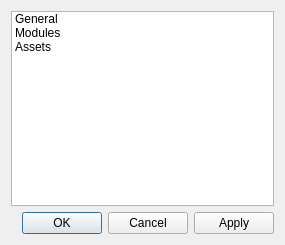
<?xml version="1.0" encoding="UTF-8"?>
<ui version="4.0">
 <class>PModulesSettingsDialog</class>
 <widget class="QDialog" name="PModulesSettingsDialog">
  <property name="geometry">
   <rect>
    <x>0</x>
    <y>0</y>
    <width>285</width>
    <height>245</height>
   </rect>
  </property>
  <property name="windowTitle">
   <string>Settings</string>
  </property>
  <layout class="QVBoxLayout" name="verticalLayout">
   <item>
    <layout class="QHBoxLayout" name="horizontalLayout">
     <property name="sizeConstraint">
      <enum>QLayout::SetMinimumSize</enum>
     </property>
     <item>
      <widget class="QListWidget" name="ItemListWidget">
       <property name="sizePolicy">
        <sizepolicy hsizetype="MinimumExpanding" vsizetype="MinimumExpanding">
         <horstretch>0</horstretch>
         <verstretch>0</verstretch>
        </sizepolicy>
       </property>
       <property name="iconSize">
        <size>
         <width>32</width>
         <height>32</height>
        </size>
       </property>
       <item>
        <property name="text">
         <string>General</string>
        </property>
        <property name="icon">
         <iconset resource="../../playground.qrc">
          <normaloff>:/images/preferences-system.png</normaloff>:/images/preferences-system.png</iconset>
        </property>
       </item>
       <item>
        <property name="text">
         <string>Modules</string>
        </property>
        <property name="icon">
         <iconset resource="../../playground.qrc">
          <normaloff>:/images/modules.png</normaloff>:/images/modules.png</iconset>
        </property>
       </item>
       <item>
        <property name="text">
         <string>Assets</string>
        </property>
        <property name="icon">
         <iconset resource="../../playground.qrc">
          <normaloff>:/images/document-open-folder.png</normaloff>:/images/document-open-folder.png</iconset>
        </property>
       </item>
      </widget>
     </item>
    </layout>
   </item>
   <item>
    <widget class="QDialogButtonBox" name="buttonBox">
     <property name="orientation">
      <enum>Qt::Horizontal</enum>
     </property>
     <property name="standardButtons">
      <set>QDialogButtonBox::Apply|QDialogButtonBox::Cancel|QDialogButtonBox::Ok</set>
     </property>
    </widget>
   </item>
  </layout>
 </widget>
 <resources>
  <include location="../../playground.qrc"/>
 </resources>
 <connections>
  <connection>
   <sender>buttonBox</sender>
   <signal>accepted()</signal>
   <receiver>PModulesSettingsDialog</receiver>
   <slot>accept()</slot>
   <hints>
    <hint type="sourcelabel">
     <x>248</x>
     <y>254</y>
    </hint>
    <hint type="destinationlabel">
     <x>157</x>
     <y>274</y>
    </hint>
   </hints>
  </connection>
  <connection>
   <sender>buttonBox</sender>
   <signal>rejected()</signal>
   <receiver>PModulesSettingsDialog</receiver>
   <slot>reject()</slot>
   <hints>
    <hint type="sourcelabel">
     <x>316</x>
     <y>260</y>
    </hint>
    <hint type="destinationlabel">
     <x>286</x>
     <y>274</y>
    </hint>
   </hints>
  </connection>
 </connections>
</ui>
